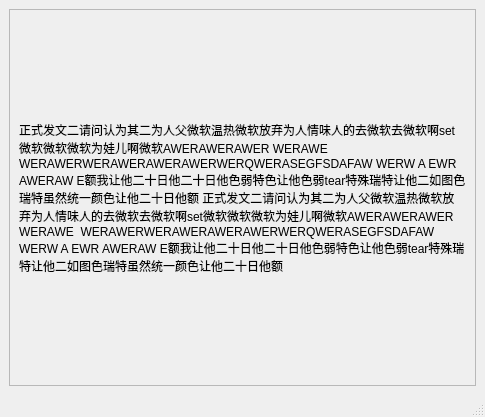
<?xml version="1.0" encoding="UTF-8"?>
<ui version="4.0">
 <class>MainWindow</class>
 <widget class="QMainWindow" name="MainWindow">
  <property name="geometry">
   <rect>
    <x>0</x>
    <y>0</y>
    <width>485</width>
    <height>417</height>
   </rect>
  </property>
  <property name="windowTitle">
   <string>MainWindow</string>
  </property>
  <widget class="QWidget" name="centralwidget">
   <layout class="QVBoxLayout" name="verticalLayout">
    <item>
     <widget class="QScrollArea" name="scrollArea">
      <property name="sizeAdjustPolicy">
       <enum>QAbstractScrollArea::AdjustIgnored</enum>
      </property>
      <property name="widgetResizable">
       <bool>true</bool>
      </property>
      <widget class="QWidget" name="scrollAreaWidgetContents_2">
       <property name="geometry">
        <rect>
         <x>0</x>
         <y>0</y>
         <width>465</width>
         <height>355</height>
        </rect>
       </property>
       <layout class="QVBoxLayout" name="verticalLayout_2">
        <item>
         <widget class="QLabel" name="label">
          <property name="text">
           <string>正式发文二请问认为其二为人父微软温热微软放弃为人情味人的去微软去微软啊set微软微软微软为娃儿啊微软AWERAWERAWER WERAWE  WERAWERWERAWERAWERAWERWERQWERASEGFSDAFAW WERW A EWR AWERAW E额我让他二十日他二十日他色弱特色让他色弱tear特殊瑞特让他二如图色瑞特虽然统一颜色让他二十日他额 正式发文二请问认为其二为人父微软温热微软放弃为人情味人的去微软去微软啊set微软微软微软为娃儿啊微软AWERAWERAWER WERAWE  WERAWERWERAWERAWERAWERWERQWERASEGFSDAFAW WERW A EWR AWERAW E额我让他二十日他二十日他色弱特色让他色弱tear特殊瑞特让他二如图色瑞特虽然统一颜色让他二十日他额 </string>
          </property>
          <property name="wordWrap">
           <bool>true</bool>
          </property>
         </widget>
        </item>
       </layout>
      </widget>
     </widget>
    </item>
   </layout>
  </widget>
  <widget class="QMenuBar" name="menubar">
   <property name="geometry">
    <rect>
     <x>0</x>
     <y>0</y>
     <width>485</width>
     <height>22</height>
    </rect>
   </property>
  </widget>
  <widget class="QStatusBar" name="statusbar"/>
 </widget>
 <resources/>
 <connections/>
</ui>
